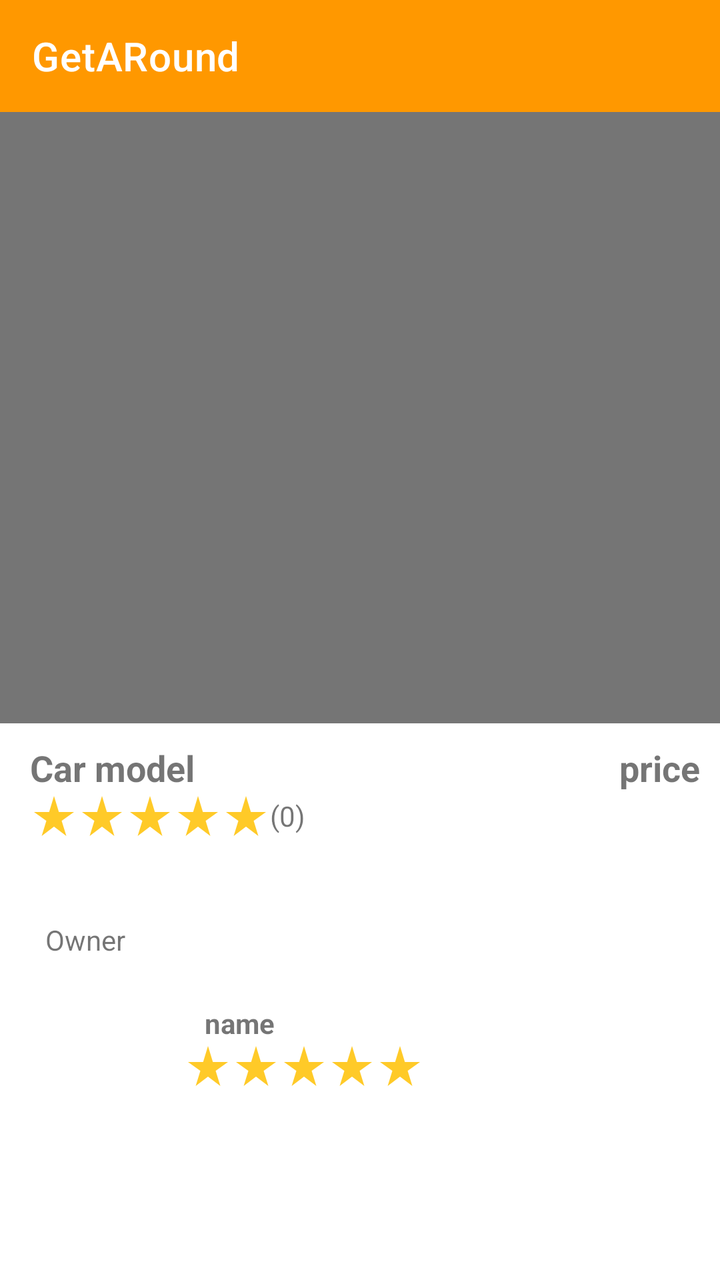
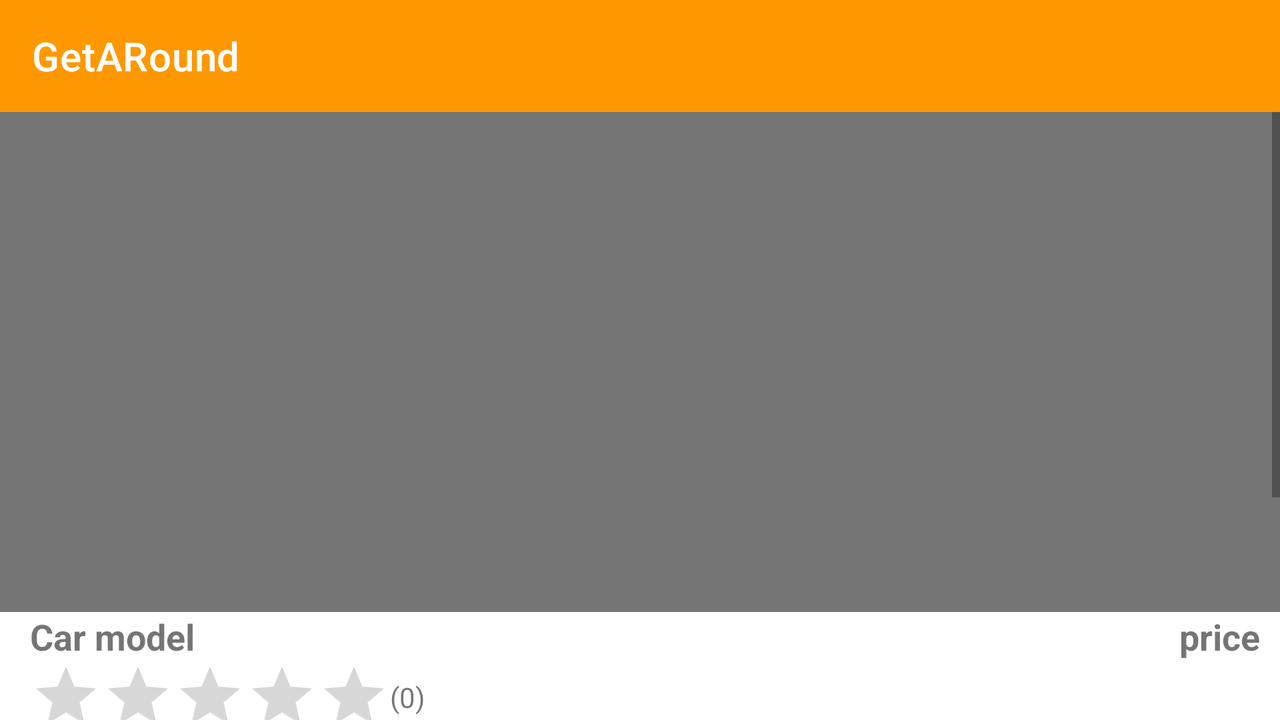

One screen, two layout resources from the same app: the default and the repository's alternative for another configuration. Each is rendered where Android would select it; the XML of both is given below.
<!-- AndroidManifest.xml: application theme Theme.GetARound -->
<!-- res/layout/activity_detail.xml -->
<?xml version="1.0" encoding="utf-8"?>
<LinearLayout xmlns:android="http://schemas.android.com/apk/res/android"
    xmlns:tools="http://schemas.android.com/tools"
    android:layout_width="match_parent"
    android:layout_height="match_parent"
    tools:context=".detailActivity.DetailActivity"
    android:orientation="vertical">

    <include
        android:id="@+id/toolbar"
        layout="@layout/toolbar"
        android:layout_width="match_parent"
        android:layout_height="wrap_content" />
    <ImageView
        android:id="@+id/detailImage"
        android:layout_width="match_parent"
        android:layout_height="0px"
        android:layout_weight="40"
        android:src="#757575"
        android:layout_marginBottom="@dimen/car_image_margin_bottom"/>

<LinearLayout
    android:layout_marginStart="@dimen/car_model_margin_start"
    android:layout_width="match_parent"
    android:layout_height="0px"
    android:layout_weight="10"
    android:orientation="horizontal">
    <LinearLayout
        android:layout_width="0px"
        android:layout_weight="70"
        android:layout_height="wrap_content"
        android:orientation="vertical">
        <TextView
            android:id="@+id/carModel"
            android:layout_width="match_parent"
            android:layout_height="wrap_content"
            android:text="@string/car_model"
            android:textSize="@dimen/car_model_text_size"
            android:textStyle="bold"/>
        <LinearLayout
            android:layout_width="match_parent"
            android:layout_height="wrap_content"
            android:orientation="horizontal">
            <ImageView
                android:id="@+id/carStar1"
                android:layout_width="wrap_content"
                android:layout_height="wrap_content"
                android:src="@drawable/baseline_star_rate_amber_400_24dp"/>

            <ImageView
                android:id="@+id/carStar2"
                android:layout_width="wrap_content"
                android:layout_height="wrap_content"
                android:src="@drawable/baseline_star_rate_amber_400_24dp"/>

            <ImageView
                android:id="@+id/carStar3"
                android:layout_width="wrap_content"
                android:layout_height="wrap_content"
                android:src="@drawable/baseline_star_rate_amber_400_24dp"/>

            <ImageView
                android:id="@+id/carStar4"
                android:layout_width="wrap_content"
                android:layout_height="wrap_content"
                android:src="@drawable/baseline_star_rate_amber_400_24dp"/>

            <ImageView
                android:id="@+id/carStar5"
                android:layout_width="wrap_content"
                android:layout_height="wrap_content"
                android:src="@drawable/baseline_star_rate_amber_400_24dp"/>
            <TextView
                android:id="@+id/carVoteNumber"
                android:layout_width="wrap_content"
                android:layout_height="wrap_content"
                android:layout_gravity="center"
                android:text="(0)"/>
        </LinearLayout>
    </LinearLayout>

    <TextView
        android:textSize="@dimen/car_model_text_size"
        android:id="@+id/carPrice"
        android:layout_width="0px"
        android:layout_weight="30"
        android:layout_height="wrap_content"
        android:text="@string/price"
        android:gravity="end"
        android:textStyle="bold"
        android:layout_marginEnd="@dimen/price_margin_end" />
</LinearLayout>
    <LinearLayout
        android:layout_width="match_parent"
        android:layout_height="wrap_content"
        android:layout_marginTop="@dimen/owner_margin_top"
        android:orientation="horizontal">
        <TextView
            android:layout_width="0px"
            android:layout_weight="25"
            android:gravity="center"
            android:layout_gravity="center"
            android:layout_height="wrap_content"
            android:text="@string/owner"
            android:layout_marginBottom="@dimen/owner_margin_bottom"/>
        <TextView
            android:layout_width="0px"
            android:layout_weight="80"
            android:gravity="center"
            android:layout_height="wrap_content"/>

    </LinearLayout>
<LinearLayout
    android:layout_marginStart="@dimen/avatar_margin_start"
    android:layout_width="match_parent"
    android:layout_height="0px"
    android:layout_weight="20"
    android:orientation="horizontal">
    <ImageView
        android:id="@+id/detailAvatar"
        android:layout_width="0px"
        android:layout_height="wrap_content"
        android:layout_weight="20"
        android:src="@drawable/ic_launcher_background"/>
    <LinearLayout
        android:layout_marginTop="@dimen/owner_name_margin_start"
        android:gravity="center"
        android:layout_width="0px"
        android:layout_height="wrap_content"
        android:layout_weight="80"
        android:orientation="vertical">
        <TextView
            android:id="@+id/detailOwnerName"
            android:layout_marginStart="@dimen/owner_name_margin_start"
            android:layout_width="match_parent"
            android:layout_height="wrap_content"
            android:text="@string/name"
            android:textStyle="bold"/>
        <LinearLayout
            android:layout_marginStart="8dp"
            android:layout_width="match_parent"
            android:layout_height="wrap_content"
            android:orientation="horizontal">

            <ImageView
                android:id="@+id/ownerStar1"
                android:layout_width="wrap_content"
                android:layout_height="wrap_content"
                android:src="@drawable/baseline_star_rate_amber_400_24dp"/>

            <ImageView
                android:id="@+id/ownerStar2"
                android:layout_width="wrap_content"
                android:layout_height="wrap_content"
                android:src="@drawable/baseline_star_rate_amber_400_24dp"/>

            <ImageView
                android:id="@+id/ownerStar3"
                android:layout_width="wrap_content"
                android:layout_height="wrap_content"
                android:src="@drawable/baseline_star_rate_amber_400_24dp"/>

            <ImageView
                android:id="@+id/ownerStar4"
                android:layout_width="wrap_content"
                android:layout_height="wrap_content"
                android:src="@drawable/baseline_star_rate_amber_400_24dp"/>

            <ImageView
                android:id="@+id/ownerStar5"
                android:layout_width="wrap_content"
                android:layout_height="wrap_content"
                android:src="@drawable/baseline_star_rate_amber_400_24dp"/>
        </LinearLayout>
    </LinearLayout>
</LinearLayout>
</LinearLayout>
<!-- res/layout/toolbar.xml (included above) -->
<?xml version="1.0" encoding="utf-8"?>
<androidx.appcompat.widget.Toolbar xmlns:android="http://schemas.android.com/apk/res/android"
    xmlns:app="http://schemas.android.com/apk/res-auto"
    android:id="@+id/toolbar"
    android:layout_width="match_parent"
    android:layout_height="wrap_content"
    android:background="#FF9800"
    app:title="@string/app_name"
    app:titleTextColor="#FFFFFF" />
<!-- resources referenced by this layout -->
<resources>
  <!-- from res/values-xxhdpi/ -->
  <dimen name="avatar_margin_start">10dp</dimen>
  <!-- from res/values-xxhdpi/ -->
  <dimen name="car_image_margin_bottom">10dp</dimen>
  <!-- from res/values-xxhdpi/ -->
  <dimen name="car_model_margin_start">15dp</dimen>
  <!-- from res/values-xxhdpi/ -->
  <dimen name="car_model_text_size">18sp</dimen>
  <!-- from res/values-xxhdpi/ -->
  <dimen name="owner_margin_bottom">5dp</dimen>
  <!-- from res/values-xxhdpi/ -->
  <dimen name="owner_margin_top">15dp</dimen>
  <!-- from res/values-xxhdpi/ -->
  <dimen name="owner_name_margin_start">15dp</dimen>
  <!-- from res/values-xxhdpi/ -->
  <dimen name="price_margin_end">10dp</dimen>
  <!-- drawable baseline_star_rate_amber_400_24dp: png bitmap (drawable-hdpi, 451 bytes) -->
  <string name="app_name">GetARound</string>
  <string name="car_model">Car model</string>
  <string name="name">name</string>
  <string name="owner">Owner</string>
  <string name="price">price</string>
  <style name="Theme.GetARound" parent="Theme.MaterialComponents.DayNight.NoActionBar">
          
          <item name="colorPrimary">#FF5722</item>
          <item name="colorPrimaryVariant">#FF5722</item>
          <item name="colorOnPrimary">@color/white</item>
          
          <item name="colorSecondary">@color/teal_200</item>
          <item name="colorSecondaryVariant">@color/teal_700</item>
          <item name="colorOnSecondary">@color/black</item>
          
          <item name="android:statusBarColor" tools:targetApi="l">?attr/colorPrimaryVariant</item>
          
      </style>
</resources>
<!-- res/layout-land/activity_detail.xml (the repository's variant of the layout above) -->
<!-- drawn on the phone turned sideways -->
<?xml version="1.0" encoding="utf-8"?>
<LinearLayout xmlns:android="http://schemas.android.com/apk/res/android"
    xmlns:app="http://schemas.android.com/apk/res-auto"
    xmlns:tools="http://schemas.android.com/tools"
    android:layout_width="match_parent"
    android:layout_height="match_parent"
    android:orientation="vertical"
    tools:context=".detailActivity.DetailActivity">

    <include
        android:id="@+id/toolbar"
        layout="@layout/toolbar"
        android:layout_width="match_parent"
        android:layout_height="wrap_content" />

    <ScrollView
        android:layout_width="match_parent"
        android:layout_height="wrap_content"
        app:layout_constraintBottom_toBottomOf="@id/toolbar">

        <androidx.constraintlayout.widget.ConstraintLayout
            android:layout_width="match_parent"
            android:layout_height="wrap_content"
            android:orientation="vertical">

            <ImageView
                android:id="@+id/detailImage"
                android:layout_width="match_parent"
                android:layout_height="@dimen/detail_image_height_land"
                android:layout_marginBottom="@dimen/car_image_margin_bottom"
                android:src="#757575"
                app:layout_constraintTop_toTopOf="parent"
                android:contentDescription="@string/car_image" />

            <TextView
                android:id="@+id/carModel"
                android:layout_width="match_parent"
                android:layout_height="wrap_content"
                android:layout_marginStart="@dimen/car_model_margin_start"
                android:text="@string/car_model"
                android:textSize="@dimen/car_model_text_size"
                android:textStyle="bold"
                app:layout_constraintTop_toBottomOf="@id/detailImage" />

            <TextView
                android:id="@+id/carPrice"
                android:layout_width="match_parent"
                android:layout_height="wrap_content"
                android:layout_marginEnd="@dimen/price_margin_end"
                android:layout_weight="30"
                android:gravity="end"
                android:text="@string/price"
                android:textSize="@dimen/car_model_text_size"
                android:textStyle="bold"
                app:layout_constraintTop_toBottomOf="@id/detailImage" />

            <RatingBar
                android:id="@+id/ratingCar"
                style="@style/Widget.AppCompat.RatingBar.Indicator"
                android:layout_width="wrap_content"
                android:layout_height="wrap_content"
                android:numStars="5"
                android:progressTint="#FFC107"
                android:secondaryProgressTint="@color/white"
                app:layout_constraintStart_toStartOf="@id/carModel"
                app:layout_constraintTop_toBottomOf="@id/carModel" />

            <TextView
                android:id="@+id/carVoteNumber"
                android:layout_width="wrap_content"
                android:layout_height="wrap_content"
                android:text="@string/_0"
                app:layout_constraintBottom_toBottomOf="@id/ratingCar"
                app:layout_constraintStart_toEndOf="@id/ratingCar"
                app:layout_constraintTop_toTopOf="@id/ratingCar" />

            <TextView
                android:id="@+id/owner"
                android:layout_width="wrap_content"
                android:layout_height="wrap_content"
                android:layout_gravity="center"
                android:layout_marginTop="@dimen/owner_text_margin_top_land"
                android:layout_marginBottom="@dimen/owner_margin_bottom"
                android:gravity="center"
                android:text="@string/owner"
                app:layout_constraintStart_toStartOf="@id/carModel"
                app:layout_constraintTop_toBottomOf="@id/ratingCar" />

            <ImageView
                android:id="@+id/detailAvatar"
                android:layout_width="@dimen/avatar_size_land"
                android:layout_height="@dimen/avatar_size_land"
                android:src="@drawable/ic_launcher_background"
                app:layout_constraintStart_toStartOf="@id/owner"
                app:layout_constraintTop_toBottomOf="@id/owner"
                android:contentDescription="@string/owner_avatar" />

            <LinearLayout
                android:layout_width="wrap_content"
                android:layout_height="wrap_content"
                android:orientation="vertical"
                app:layout_constraintBottom_toBottomOf="@id/detailAvatar"
                app:layout_constraintStart_toEndOf="@id/detailAvatar"
                app:layout_constraintTop_toTopOf="@id/detailAvatar">

                <TextView
                    android:id="@+id/detailOwnerName"
                    android:layout_width="wrap_content"
                    android:layout_height="wrap_content"
                    android:layout_marginStart="@dimen/owner_name_margin_start"
                    android:layout_marginBottom="@dimen/owner_margin_bottom"
                    android:text="@string/name"
                    android:textStyle="bold" />

                <RatingBar
                    android:id="@+id/ratingOwner"
                    style="@style/Widget.AppCompat.RatingBar.Indicator"
                    android:layout_width="wrap_content"
                    android:layout_height="wrap_content"
                    android:layout_marginStart="@dimen/owner_name_margin_start"
                    android:numStars="5"
                    android:progressTint="#FFC107"
                    android:secondaryProgressTint="@color/white" />

            </LinearLayout>
        </androidx.constraintlayout.widget.ConstraintLayout>
    </ScrollView>
</LinearLayout>
<!-- resources referenced by the variant -->
<!-- as the phone turned sideways resolves them -->
<resources>
  <!-- from res/values-xxhdpi/ -->
  <dimen name="avatar_size_land">80dp</dimen>
  <!-- from res/values-xxhdpi/ -->
  <dimen name="car_image_margin_bottom">10dp</dimen>
  <!-- from res/values-xxhdpi/ -->
  <dimen name="car_model_margin_start">15dp</dimen>
  <!-- from res/values-xxhdpi/ -->
  <dimen name="car_model_text_size">18sp</dimen>
  <!-- from res/values-xxhdpi/ -->
  <dimen name="detail_image_height_land">250dp</dimen>
  <!-- from res/values-xxhdpi/ -->
  <dimen name="owner_margin_bottom">5dp</dimen>
  <!-- from res/values-xxhdpi/ -->
  <dimen name="owner_name_margin_start">15dp</dimen>
  <!-- from res/values-xxhdpi/ -->
  <dimen name="owner_text_margin_top_land">70dp</dimen>
  <!-- from res/values-xxhdpi/ -->
  <dimen name="price_margin_end">10dp</dimen>
  <string name="_0" translatable="false">(0)</string>
  <string name="app_name">GetARound</string>
  <string name="car_image">car image</string>
  <string name="car_model">Car model</string>
  <string name="name">name</string>
  <string name="owner">Owner</string>
  <string name="owner_avatar">Owner\'s avatar</string>
  <string name="price">price</string>
  <style name="Theme.GetARound" parent="Theme.MaterialComponents.DayNight.NoActionBar">
          
          <item name="colorPrimary">#FF5722</item>
          <item name="colorPrimaryVariant">#FF5722</item>
          <item name="colorOnPrimary">@color/white</item>
          
          <item name="colorSecondary">@color/teal_200</item>
          <item name="colorSecondaryVariant">@color/teal_700</item>
          <item name="colorOnSecondary">@color/black</item>
          
          <item name="android:statusBarColor" tools:targetApi="l">?attr/colorPrimaryVariant</item>
          
      </style>
</resources>
